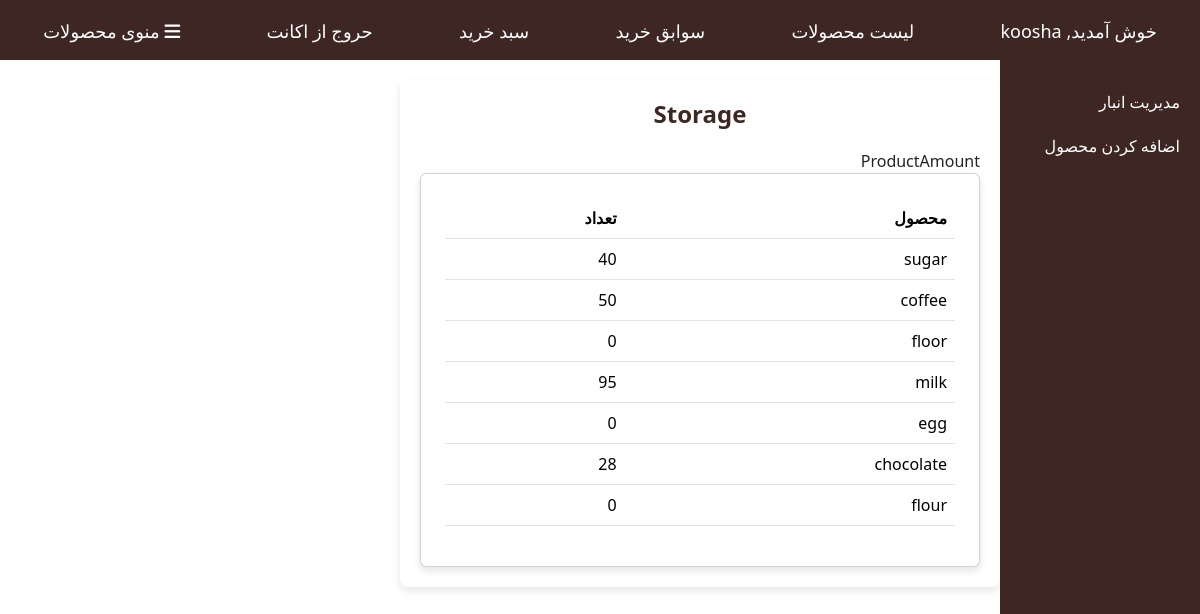
/storage/ (signed in), run on an earlier commit of the app's database.
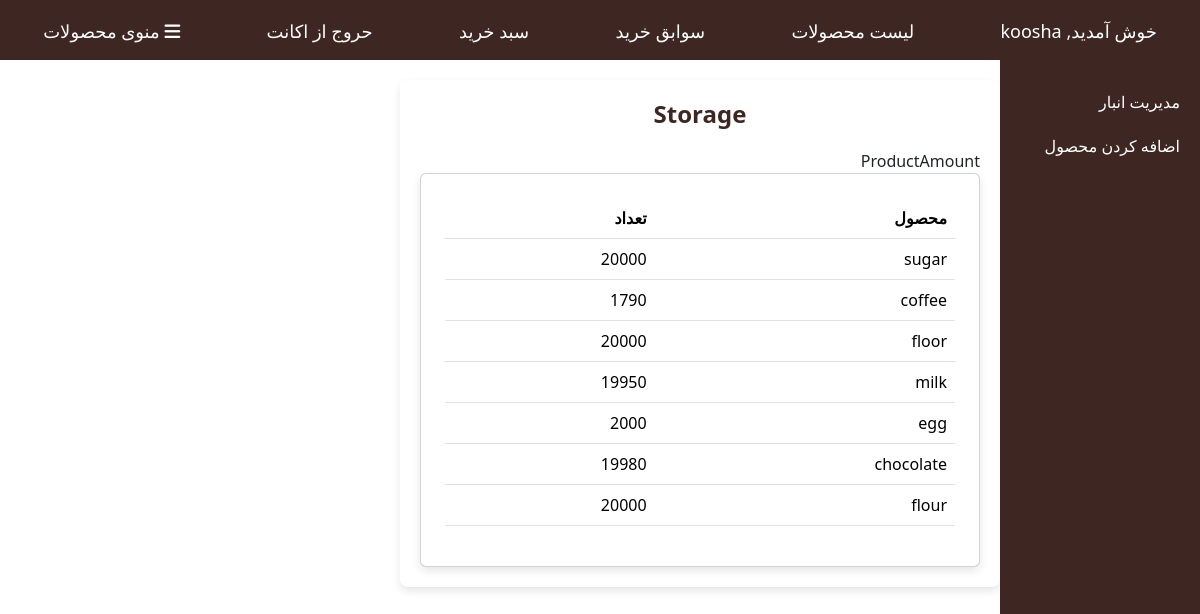
And on a later commit of the database.
### website/models.py (models this page shows, shortened)
class Storage(models.Model):
    id = models.AutoField(primary_key=True)
    name = models.CharField(max_length=255)
    amount = models.IntegerField()

### website/decorators.py (the view)
    def _wrapped_view_func(request, *args, **kwargs):
        if request.user.is_superuser:
            return view_func(request, *args, **kwargs)
        else:
            return HttpResponseForbidden("You do not have permission to access this page.")

### website/views.py (called while the page is built)
@login_required
@admin_required
def storage_view(request):
    storage_items = Storage.objects.all()
    context = {
        'storage_items': storage_items
    }
    return render(request, 'storage.html', context)

### website/templates/storage.html (shortened to what this page needs)
<!DOCTYPE html>
<html lang="en" dir="rtl">
<head>
        {% load static %}
    <link rel="stylesheet" href="{% static 'css/mohsen/css/style.css' %}">
    <link rel="stylesheet" href="{% static 'css/mohsen/src/bootstrap.min.css' %}">
    <link rel="stylesheet" href="https://cdnjs.cloudflare.com/ajax/libs/font-awesome/6.0.0-beta3/css/all.min.css">
</head>
<body>
  <nav class="nav">
    <ul>
       <li>    <a href="">خوش آمدید, {{ request.user.username }}</a></li>        <li>    <a href="{% url 'product_list' %}">لیست محصولات</a></li>        <li>    <a href="{% url 'purchase_records' %}">سوابق خرید</a></li>        <li> <a href="{% url 'cart' %}">سبد خرید</a></li><li> <a href="{% url 'logout' %}">حروج از اکانت</a></li>
      <li class="dropdown">
        <a href="#" class="dropbtn"><i class="fas fa-bars"></i> منوی محصولات</a>
      </li>
    </ul>
  </nav>
<div class="main-container">
    <aside class="sidebar">
        <a href="{% url 'storage' %}">مدیریت انبار</a>
        <a href="{% url 'add_product' %}">اضافه کردن محصول</a>
    </aside>
    <main class="content">
        <div class="chart-container">
            <h2 class="chart-title">Storage</h2>
            <div class="flex-row">
                <span class="product">Product</span><span class="amount">Amount</span>
            </div>
             <div class="card p-4">
            <table class="table">
            <thead>
                    <tr>
                        <th>محصول</th>
                        <th>تعداد</th>
                    </tr>
                </thead>
                <tbody>
                {% for item in storage_items %}
                    <tr>
                    <td>{{ item.name }}</td>
                    <td>{{ item.amount }}</td>
                    </tr>
                {% endfor %}
                  </tbody>
            </table>
            </div>
        </div>
   </div>
</body>
</html>

### website/static/css/mohsen/css/style.css (style rules this page uses)
body { font-family: Arial, sans-serif; background-color: #f5f5f5; color: #333; }
a { text-decoration: none !important; }
.nav { display: flex; justify-content: center; list-style-type: none; background-color: #3e2723; margin: 0; padding: 0; height: 60px; align-items: center; position: fixed; width: 100%; top: 0; z-index: 1000; }
.nav ul { display: flex; justify-content: space-around; width: 100%; margin: 0; padding: 0; }
.nav li { padding: 18px 20px; font-size: 18px; position: relative; list-style: none; }
.nav li a { color: white; text-decoration: none; }
.card { border: none; border-radius: 0; box-shadow: 0 4px 8px rgba(0, 0, 0, 0.1); }
.main-container { display: flex; margin-top: 60px; }
.sidebar { width: 200px; background-color: #3e2723; height: calc(100vh - 60px); position: fixed; padding-top: 20px; }
.sidebar a { display: block; color: white; padding: 10px 20px; text-decoration: none; }
.content { margin-left: 200px; padding: 20px; width: calc(100% - 200px); }
.chart-container { background-color: white; padding: 20px; border-radius: 8px; box-shadow: 0 4px 8px rgba(0, 0, 0, 0.1); max-width: 600px; margin: auto; }
.chart-title { font-size: 24px; font-weight: bold; margin-bottom: 20px; text-align: center; color: #3e2723; }
.table th, .table td { text-align: right; }

What changed in the data, as far as the page shows it:
changed Storage "sugar": amount "40" → "20000"
changed Storage "coffee": amount "50" → "1790"
changed Storage "floor": amount "0" → "20000"
changed Storage "milk": amount "95" → "19950"
changed Storage "egg": amount "0" → "2000"
changed Storage "chocolate": amount "28" → "19980"
changed Storage "flour": amount "0" → "20000"
